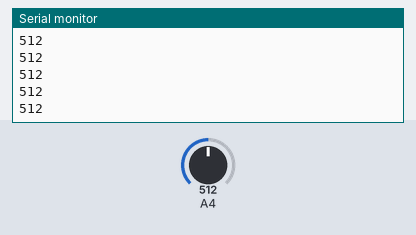
Bench run of a sketch on a simulated Arduino Uno, built with avr-gcc and run on an emulated ATmega328P. Shown: the last lines printed to the serial monitor. Inputs (shaded band) come from the test bench; at power-on: A4 = 512.

Above: at 1.2 s.
1.3 s: A4 set to 716
At 2.2 s:
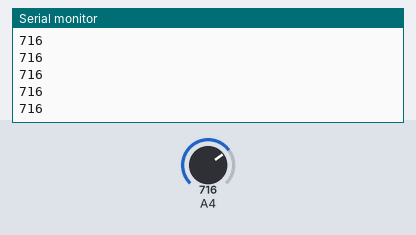
2.8 s: A4 set to 900
At 3.6 s:
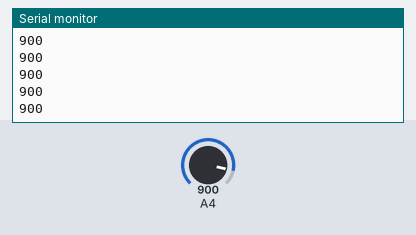
Timing chart, 0 to 5.8 s (numbered marks = the images above; inputs shaded):
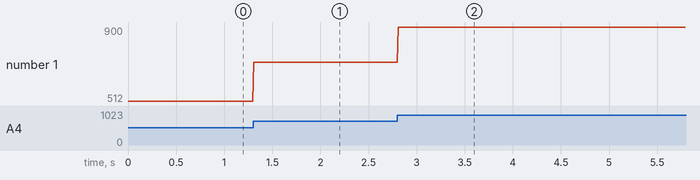

Measured:
- after the input at 1.3 s, the serial monitor: prints a new line at once (image 1)
- after the input at 2.8 s, the serial monitor: prints a new line at once (image 2)
- plotted number 1: 512 → 716 after the input at 1.3 s, 716 → 900 after the input at 2.8 s

The sketch:

MyoWare_Test.ino
```cpp
int sensorValue;

void setup() {
  Serial.begin(9600);

}

void loop() {
  // Read MyoWare signal
  sensorValue = analogRead(A4);

  // Print value to Serial Monitor
  Serial.println(sensorValue);

  delay(10);  // small delay for stability (~500 Hz)
}
```
